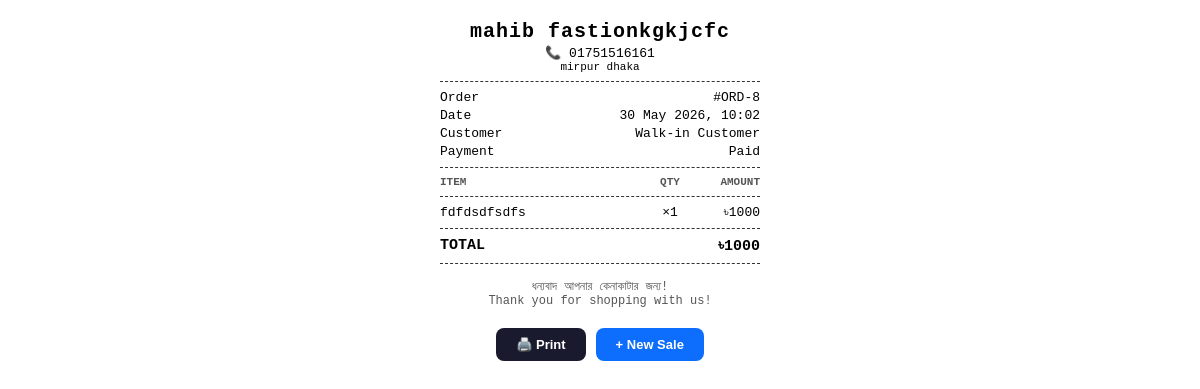
/pos/receipt/8/ (signed in), run on the app's committed database.
### store/models.py (models this page shows, shortened)
class Shop(models.Model):
    user = models.OneToOneField(settings.AUTH_USER_MODEL, on_delete=models.CASCADE, related_name='shop')
    name = models.CharField(max_length=200)
    slug = models.SlugField(max_length=100, unique=True, blank=True, null=True)
    custom_domain = models.CharField(max_length=255, blank=True, null=True, unique=True, help_text='e.g. www.myanshop.com')
    facebook_page_url = models.URLField(max_length=255, blank=True, null=True)
    instagram_link = models.URLField(max_length=255, blank=True, null=True)
    youtube_link = models.URLField(max_length=255, blank=True, null=True)
    privacy_policy = models.TextField(blank=True, null=True, help_text="আপনার স্টোরের প্রাইভেসি পলিসি লিখুন")
    return_policy = models.TextField(blank=True, null=True, help_text="আপনার স্টোরের রিটার্ন পলিসি লিখুন")
    phone = models.CharField(max_length=20, blank=True, null=True)
    address = models.TextField(blank=True, null=True)
    logo = models.ImageField(upload_to='shop_logos/', blank=True, null=True)
    store_tagline = models.CharField(max_length=200, blank=True, null=True, help_text='e.g. Fast Delivery | Best Quality')
    store_banner_color = models.CharField(max_length=7, default='#0d6efd', help_text='Hex color for store banner')
    steadfast_api_key = models.CharField(max_length=255, blank=True, null=True)
    steadfast_secret_key = models.CharField(max_length=255, blank=True, null=True)
    pathao_store_id = models.CharField(max_length=255, blank=True, null=True)
    pathao_access_token = models.TextField(blank=True, null=True)
    redx_access_token = models.TextField(blank=True, null=True)
    sms_api_key = models.CharField(max_length=255, blank=True, null=True)
    sms_balance = models.IntegerField(default=0)
    is_sms_active = models.BooleanField(default=True, help_text="Turn on/off SMS sending")
    PLAN_CHOICES = (
        ('Free', 'Free (Trial)'),
        ('Basic', 'Basic'),
        ('Standard', 'Standard'),
        ('Premium', 'Premium'),
    )
    subscription_plan = models.CharField(max_length=20, choices=PLAN_CHOICES, default='Free')
    created_at = models.DateTimeField(auto_now_add=True)
    trial_ends_at = models.DateTimeField(default=get_trial_end_date)
    valid_until = models.DateField(null=True, blank=True, help_text='Plan valid until this date')
    is_locked = models.BooleanField(default=False, help_text='Account locked due to expired subscription')
    is_paid = models.BooleanField(default=False)

class Order(models.Model):
    SOURCE_CHOICES = [
        ('dashboard', 'Dashboard'),
        ('pos', 'POS'),
        ('storefront', 'Online Store'),
    ]
    shop = models.ForeignKey(Shop, on_delete=models.CASCADE, related_name='orders')
    customer = models.ForeignKey(Customer, on_delete=models.CASCADE, related_name='orders')
    source = models.CharField(max_length=20, choices=SOURCE_CHOICES, default='dashboard')
    delivery_charge = models.DecimalField(max_digits=10, decimal_places=2, default=100.00)
    discount = models.DecimalField(max_digits=10, decimal_places=2, default=0.00)
    payment_method = models.CharField(
        max_length=20,
        choices=[('COD', 'Cash on Delivery'), ('Paid', 'Full Paid'), ('bKash', 'bKash'), ('Card', 'Card'), ('Credit', 'Credit')],
        default='COD'
    )
    total_amount = models.DecimalField(max_digits=10, decimal_places=2, default=0.00)
    steadfast_tracking_code = models.CharField(max_length=100, blank=True, null=True)
    courier_partner = models.CharField(max_length=50, blank=True, null=True, help_text="e.g., Steadfast, Pathao, RedX")
    STATUS_CHOICES = [
        ('Pending', 'Pending'),
        ('Confirmed', 'Confirmed'),
        ('Shipped', 'Shipped'),
        ('Delivered', 'Delivered'),
        ('Returned', 'Returned'),
        ('Cancelled', 'Cancelled'),
    ]
    status = models.CharField(max_length=20, choices=STATUS_CHOICES, default='Pending')
    note = models.TextField(blank=True, null=True)
    created_at = models.DateTimeField(auto_now_add=True)

class Customer(models.Model):
    shop = models.ForeignKey(Shop, on_delete=models.CASCADE, related_name='customers')
    name = models.CharField(max_length=150)
    phone = models.CharField(max_length=15)
    address = models.TextField()
    created_at = models.DateTimeField(auto_now_add=True)

class OrderItem(models.Model):
    order = models.ForeignKey(Order, on_delete=models.CASCADE, related_name='items')
    product = models.ForeignKey(Product, on_delete=models.CASCADE)
    quantity = models.PositiveIntegerField(default=1)
    price = models.DecimalField(max_digits=10, decimal_places=2)
    cost_price = models.DecimalField(max_digits=10, decimal_places=2, default=0.00)

class Product(models.Model):
    shop = models.ForeignKey(Shop, on_delete=models.CASCADE, related_name='products')
    category = models.ForeignKey(Category, on_delete=models.SET_NULL, null=True, blank=True)
    name = models.CharField(max_length=200)
    description = models.TextField(blank=True, null=True, help_text='Product description for storefront')
    image = models.ImageField(upload_to='products/', blank=True, null=True)
    price = models.DecimalField(max_digits=10, decimal_places=2)
    cost_price = models.DecimalField(max_digits=10, decimal_places=2, default=0.00)
    stock_quantity = models.PositiveIntegerField(default=0)
    barcode = models.CharField(max_length=50, blank=True, null=True, unique=True, help_text='Leave blank to auto-generate')
    is_active = models.BooleanField(default=True)
    created_at = models.DateTimeField(auto_now_add=True)

### store/views.py (the view)
# urls.py: path('pos/receipt/<int:order_id>/', views.pos_receipt, name='pos_receipt'),
@login_required(login_url='/accounts/login/')
def pos_receipt(request, order_id):
    shop = request.user.shop
    order = get_object_or_404(Order, id=order_id, shop=shop)
    order_items = order.items.all()
    return render(request, 'store/pos_receipt.html', {
        'shop': shop, 'order': order, 'order_items': order_items
    })

### store/templates/store/pos_receipt.html (shortened to what this page needs)
<!DOCTYPE html>
<html lang="en">
<head>
</head>
<body>
<div class="center">
  <div class="shop-name">{{ shop.name }}</div>
  {% if shop.phone %}<div>📞 {{ shop.phone }}</div>{% endif %}
  {% if shop.address %}<div style="font-size:11px;">{{ shop.address }}</div>{% endif %}
</div>
<div class="divider"></div>
<div class="row"><span>Order</span><span>#ORD-{{ order.id }}</span></div>
<div class="row"><span>Date</span><span>{{ order.created_at|date:"d M Y, H:i" }}</span></div>
<div class="row"><span>Customer</span><span>{{ order.customer.name }}</span></div>
<div class="row"><span>Payment</span><span>{{ order.payment_method }}</span></div>
<div class="divider"></div>
<div class="row" style="font-weight:700; font-size:11px; color:#555;">
  <span class="item-name">ITEM</span>
  <span class="item-qty">QTY</span>
  <span class="item-total">AMOUNT</span>
</div>
<div class="divider"></div>
{% for item in order_items %}
<div class="row">
  <span class="item-name">{{ item.product.name }}</span>
  <span class="item-qty">×{{ item.quantity }}</span>
  <span class="item-total">৳{{ item.price|floatformat:0 }}</span>
</div>
{% endfor %}
<div class="divider"></div>
<div class="row bold"><span>TOTAL</span><span>৳{{ order.total_amount|floatformat:0 }}</span></div>
<div class="divider"></div>
<div class="thank-you">
  ধন্যবাদ আপনার কেনাকাটার জন্য!<br>
  Thank you for shopping with us!
</div>
<div class="actions no-print">
  <button class="btn btn-print" onclick="window.print()">🖨️ Print</button>
  <button class="btn btn-new" onclick="window.location.href='{% url 'pos' %}'">+ New Sale</button>
</div>
</body>
</html>

### store/templates/store/pos_receipt.html (style rules this page uses)
body { font-family: 'Courier New', monospace; max-width: 320px; margin: 0 auto; padding: 20px; background: #fff; font-size: 13px; }
.center { text-align: center; }
.shop-name { font-size: 20px; font-weight: 900; letter-spacing: 1px; margin-bottom: 2px; }
.divider { border-top: 1px dashed #333; margin: 8px 0; }
.row { display: flex; justify-content: space-between; margin: 3px 0; }
.row.bold { font-weight: 700; font-size: 15px; }
.item-name { flex: 1; }
.item-qty { min-width: 40px; text-align: center; }
.item-total { min-width: 70px; text-align: right; }
.thank-you { text-align: center; margin-top: 16px; font-size: 12px; color: #555; }
.actions { display: flex; gap: 10px; margin-top: 20px; justify-content: center; }
.btn { padding: 9px 20px; border-radius: 8px; font-size: 13px; font-weight: 600; cursor: pointer; border: none; }
.btn-print { background: #1a1a2e; color: #fff; }
.btn-new { background: #0d6efd; color: #fff; }

### data on the page
Shop: name "mahib fastionkgkjcfc", phone "01751516161", address "mirpur dhaka"
Order: id "8", created_at "30 May 2026, 10:02", customer.name "Walk-in Customer", payment_method "Paid", total_amount "1000"
OrderItem: product.name "fdfdsdfsdfs", quantity "1", price "1000"
